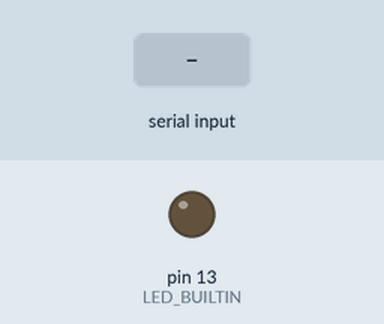
Simulated run of this sketch. Board: Arduino Uno, built with avr-gcc and run on an emulated ATmega328P. Shown: output pins drawn as LEDs (lit = HIGH). The test bench sets the inputs (shaded band). Random numbers use the default seed unless the sketch sets one; what the sketch prints to the serial monitor is not drawn.

Above: at 1.2 s.
1.3 s: "H" received over Serial
At 1.7 s:
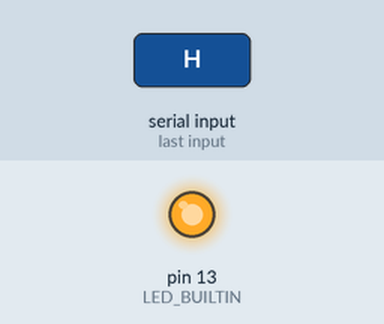
3.3 s: "Q" received over Serial
4.8 s: "1" received over Serial
Timing chart, 0 to 7.8 s (numbered marks = the images above; inputs shaded):
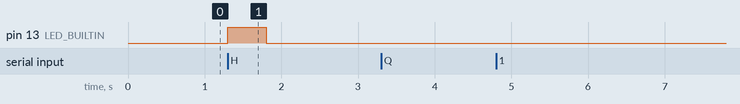

The sketch:

Pro_serial.ino
```cpp
//1. configurar los puertos del arduino
//2. realizar el programa
long randomx;
void setup() {
  pinMode(LED_BUILTIN,OUTPUT);
  Serial.begin(9600);
}

void loop() {
  if(Serial.available()>0){
    char incoming=Serial.read();
    if(incoming=='H'){
      digitalWrite(LED_BUILTIN,HIGH);
      delay(500);
      randomx=random(1,100);
      Serial.println(randomx);
      digitalWrite(LED_BUILTIN,LOW);
      delay(500);
    }else if(incoming=='Q'){
      Serial.println("Cambio y fuera");
      delay(10);
    }else{
      Serial.println("Dato Incorrecto");
      delay(10);
    }

  }
}
```

Measured:
- after the input at 1.3 s, pin 13 (LED_BUILTIN): LOW → HIGH at once, → LOW 0.50 s later
- after the input at 3.3 s, every drawn part: stays the same
- after the input at 4.8 s, every drawn part: stays the same
